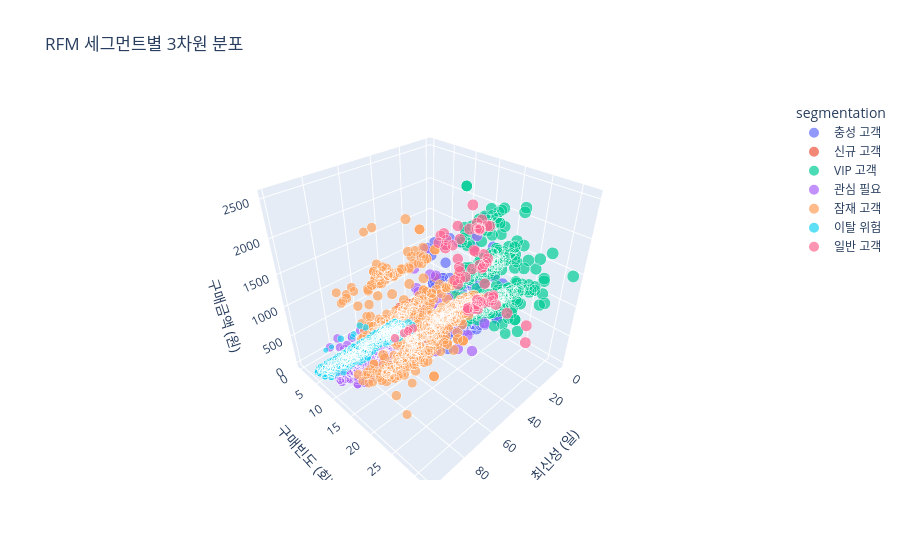

Notebook cell for this chart:
### Code cell
# 3D 산점도 시각화
fig_3d = px.scatter_3d(rfm_df, x='Recency', y='Frequency', z='Monetary',
                       color='segmentation', size='RFM_Score',
                       title='RFM 세그먼트별 3차원 분포',
                       labels={'Recency': '최신성 (일)',
                              'Frequency': '구매빈도 (회)',
                              'Monetary': '구매금액 (원)'})
fig_3d.show()

### Figure 1 — Plotly figure (JSON) as saved in the notebook; plotly's stock layout.template omitted (floating-point values rounded to 4 significant figures; data arrays with more than 128 entries replaced by an {"elided": "..."} marker saying what was removed)
{"data": [{"hovertemplate": "segmentation=충성 고객<br>최신성 (일)=%{x}<br>구매빈도 (회)=%{y}<br>구매금액 (원)=%{z}<br>RFM_Score=%{marker.size}<extra></extra>", "legendgroup": "충성 고객", "marker": {"color": "#636efa", "size": {"elided": "159 int values"}, "sizemode": "area", "sizeref": 0.0375, "symbol": "circle"}, "mode": "markers", "name": "충성 고객", "scene": "scene", "showlegend": true, "type": "scatter3d", "x": {"elided": "159 int values"}, "y": {"elided": "159 int values"}, "z": {"elided": "159 int values"}}, {"hovertemplate": "segmentation=신규 고객<br>최신성 (일)=%{x}<br>구매빈도 (회)=%{y}<br>구매금액 (원)=%{z}<br>RFM_Score=%{marker.size}<extra></extra>", "legendgroup": "신규 고객", "marker": {"color": "#EF553B", "size": {"elided": "380 int values"}, "sizemode": "area", "sizeref": 0.0375, "symbol": "circle"}, "mode": "markers", "name": "신규 고객", "scene": "scene", "showlegend": true, "type": "scatter3d", "x": {"elided": "380 int values"}, "y": {"elided": "380 int values"}, "z": {"elided": "380 int values"}}, {"hovertemplate": "segmentation=VIP 고객<br>최신성 (일)=%{x}<br>구매빈도 (회)=%{y}<br>구매금액 (원)=%{z}<br>RFM_Score=%{marker.size}<extra></extra>", "legendgroup": "VIP 고객", "marker": {"color": "#00cc96", "size": {"elided": "292 int values"}, "sizemode": "area", "sizeref": 0.0375, "symbol": "circle"}, "mode": "markers", "name": "VIP 고객", "scene": "scene", "showlegend": true, "type": "scatter3d", "x": {"elided": "292 int values"}, "y": {"elided": "292 int values"}, "z": {"elided": "292 int values"}}, {"hovertemplate": "segmentation=관심 필요<br>최신성 (일)=%{x}<br>구매빈도 (회)=%{y}<br>구매금액 (원)=%{z}<br>RFM_Score=%{marker.size}<extra></extra>", "legendgroup": "관심 필요", "marker": {"color": "#ab63fa", "size": {"elided": "203 int values"}, "sizemode": "area", "sizeref": 0.0375, "symbol": "circle"}, "mode": "markers", "name": "관심 필요", "scene": "scene", "showlegend": true, "type": "scatter3d", "x": {"elided": "203 int values"}, "y": {"elided": "203 int values"}, "z": {"elided": "203 int values"}}, {"hovertemplate": "segmentation=잠재 고객<br>최신성 (일)=%{x}<br>구매빈도 (회)=%{y}<br>구매금액 (원)=%{z}<br>RFM_Score=%{marker.size}<extra></extra>", "legendgroup": "잠재 고객", "marker": {"color": "#FFA15A", "size": {"elided": "610 int values"}, "sizemode": "area", "sizeref": 0.0375, "symbol": "circle"}, "mode": "markers", "name": "잠재 고객", "scene": "scene", "showlegend": true, "type": "scatter3d", "x": {"elided": "610 int values"}, "y": {"elided": "610 int values"}, "z": {"elided": "610 int values"}}, {"hovertemplate": "segmentation=이탈 위험<br>최신성 (일)=%{x}<br>구매빈도 (회)=%{y}<br>구매금액 (원)=%{z}<br>RFM_Score=%{marker.size}<extra></extra>", "legendgroup": "이탈 위험", "marker": {"color": "#19d3f3", "size": {"elided": "528 int values"}, "sizemode": "area", "sizeref": 0.0375, "symbol": "circle"}, "mode": "markers", "name": "이탈 위험", "scene": "scene", "showlegend": true, "type": "scatter3d", "x": {"elided": "528 int values"}, "y": {"elided": "528 int values"}, "z": {"elided": "528 int values"}}, {"hovertemplate": "segmentation=일반 고객<br>최신성 (일)=%{x}<br>구매빈도 (회)=%{y}<br>구매금액 (원)=%{z}<br>RFM_Score=%{marker.size}<extra></extra>", "legendgroup": "일반 고객", "marker": {"color": "#FF6692", "size": [12, 12, 12, 12, 12, 12, 12, 12, 12, 13, 12, 12, 12, 13, 13, 12, 12, 13, 12, 12, 12, 12, 12, 12, 12, 12, 12, 12, 12, 12, 8, 13, 12, 13, 12, 12, 12, 13, 13, 12, 8, 12, 13, 12, 8, 8, 8, 12, 12, 13, 12, 8, 12, 13, 12, 13, 13, 13, 12, 13, 12, 13, 13, 12, 12, 13, 12, 12], "sizemode": "area", "sizeref": 0.0375, "symbol": "circle"}, "mode": "markers", "name": "일반 고객", "scene": "scene", "showlegend": true, "type": "scatter3d", "x": [0, 18, 8, 4, 18, 19, 25, 37, 4, 2, 13, 31, 36, 0, 6, 27, 26, 1, 2, 19, 4, 19, 3, 27, 1, 22, 1, 12, 0, 0, 46, 1, 3, 12, 17, 1, 11, 19, 3, 35, 42, 8, 14, 14, 56, 45, 46, 3, 9, 5, 0, 49, 11, 12, 1, 13, 7, 1, 16, 9, 19, 8, 0, 11, 1, 4, 14, 21], "y": [17, 18, 18, 17, 13, 16, 15, 15, 15, 13, 12, 12, 14, 14, 14, 15, 15, 15, 12, 16, 15, 15, 14, 14, 14, 11, 15, 16, 17, 17, 9, 11, 15, 15, 17, 15, 16, 10, 15, 15, 9, 16, 14, 11, 9, 9, 9, 15, 17, 14, 15, 9, 16, 15, 18, 15, 22, 13, 13, 27, 16, 14, 25, 17, 17, 14, 17, 14], "z": [544, 612, 606, 603, 850, 551, 1724, 1923, 1053, 1588, 981, 1635, 1853, 1190, 1670, 1932, 1435, 1688, 893, 518, 1053, 1062, 1044, 1621, 965, 1472, 726, 495, 577, 544, 203, 1901, 1091, 1401, 562, 1104, 515, 1370, 1711, 1812, 195, 530, 1736, 797, 222, 222, 209, 1091, 556, 1658, 1156, 211, 601, 1754, 461, 1428, 557, 1574, 928, 277, 561, 1766, 359, 602, 497, 1782, 568, 1213]}], "layout": {"legend": {"itemsizing": "constant", "title": {"text": "segmentation"}, "tracegroupgap": 0}, "scene": {"domain": {"x": [0, 1], "y": [0, 1]}, "xaxis": {"title": {"text": "최신성 (일)"}}, "yaxis": {"title": {"text": "구매빈도 (회)"}}, "zaxis": {"title": {"text": "구매금액 (원)"}}}, "title": {"text": "RFM 세그먼트별 3차원 분포"}}}
